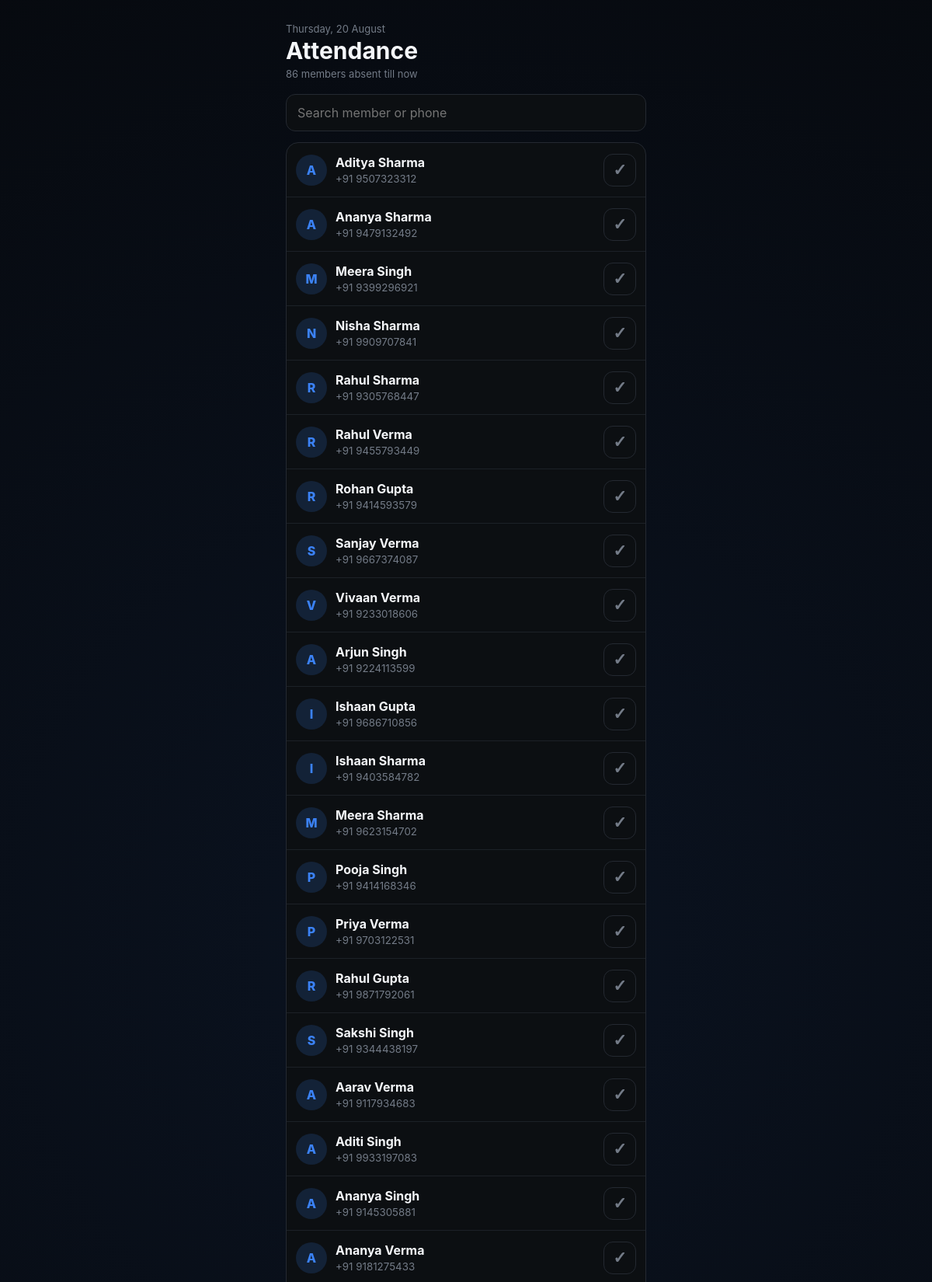
The app's page /attendance (signed in, upper part) with its own data.
### models.py (models this page shows, shortened)
class Member(db.Model):
    __tablename__ = "member"
    id = db.Column(db.Integer, primary_key=True)
    owner_id = db.Column(
        db.Integer,
        db.ForeignKey("gym_owner.id"),
        nullable=False,
        index=True
    )
    name = db.Column(db.String(100), nullable=False)
    address = db.Column(db.String(150), nullable=False)
    phone = db.Column(db.String(15), nullable=False)
    join_date = db.Column(db.Date, nullable=False)
    notes = db.Column(db.Text)
    membership_active = db.Column(db.Boolean, default=True, nullable=False)
    send_membership_reminder = db.Column(db.Boolean, default=True)
    current_plan_id = db.Column(
        db.Integer,
        db.ForeignKey("membership_plan.id")
    )
    current_plan = db.relationship("MembershipPlan", foreign_keys=[current_plan_id])
    membership_start = db.Column(db.Date)
    membership_expiry = db.Column(db.Date)
    memberships = db.relationship(
        "Membership",
        backref="member",
        lazy=True,
        cascade="all, delete-orphan"
    )
    attendance = db.relationship(
        "Attendance",
        backref="member",
        lazy=True,
        cascade="all, delete-orphan"
    )
    __table_args__ = (
        db.UniqueConstraint(
            "owner_id",
            "name",
            name="uq_owner_member_name"
        ),
    )

### routes/members.py (the view)
@members_bp.route("/attendance")
@login_required
def attendance():
    today = date.today()
    yesterday = today - relativedelta(days=1)
    now = datetime.now()
    members = Member.query.filter_by(owner_id=current_user.id).all()
    attendance_enabled_ids = {member.id for member in members if member.membership_active}
    today_attendance = {
        record.member_id: record
        for record in Attendance.query.join(Member).filter(
            Member.owner_id == current_user.id,
            Attendance.attendance_date == today,
        ).all()
    }
    yesterday_attendance = {
        record.member_id: record
        for record in Attendance.query.join(Member).filter(
            Member.owner_id == current_user.id,
            Attendance.attendance_date == yesterday,
        ).all()
    }
    def member_order(member):
        attendance_record = today_attendance.get(member.id)
        if member.id not in attendance_enabled_ids:
            status_rank = 2
        elif attendance_record is None:
            status_rank = 0
        else:
            status_rank = 1
        yesterday_record = yesterday_attendance.get(member.id)
        if yesterday_record:
            hour_distance = abs(yesterday_record.check_in.hour - now.hour)
            yesterday_rank = 0
        else:
            hour_distance = 99
            yesterday_rank = 1
        return status_rank, yesterday_rank, hour_distance, member.name.lower()
    ordered_members = sorted(members, key=member_order)
    return render_template(
        "attendance.html",
        members=ordered_members,
        attendance_by_member=today_attendance,
        today=today,
        attendance_enabled_ids=attendance_enabled_ids,
        active_unchecked=sum(m.id in attendance_enabled_ids and m.id not in today_attendance for m in members),
        active_page="attendance",
    )

### security.py (called while the page is built)
def csrf_token():
    token = session.get(CSRF_SESSION_KEY)
    if token is None:
        token = token_urlsafe(32)
        session[CSRF_SESSION_KEY] = token
    return token

### templates/attendance.html (shortened to what this page needs)
{% extends "components/base.html" %}
{% block head %}
<link rel="stylesheet" href="{{ url_for('static', filename='css/attendance.css') }}">
{% endblock %}
{% block body %}
<header class="attendance-header">
  <div>
    <p class="eyebrow">{{ today.strftime('%A, %d %B') }}</p>
    <h1>Attendance</h1>
    <p class="summary">{{ active_unchecked }} member{{ '' if active_unchecked == 1 else 's' }} absent till now</p>
  </div>
</header>
<div class="search-wrap">
  <input id="search" type="search" placeholder="Search member or phone" autocomplete="off">
</div>
<section class="member-list" aria-label="Member attendance list">
  {% for member in members %}
  {% set record = attendance_by_member.get(member.id) %}
  {% set attendance_enabled = member.id in attendance_enabled_ids %}
  <article class="attendance-member {% if not attendance_enabled %}inactive{% endif %}" data-member data-search-text="{{ (member.name ~ ' ' ~ member.phone ~ ' ' ~ member.address)|lower }}">
    <a class="member-profile" href="{{ url_for('members.member_details', member_id=member.id) }}">
      <span class="avatar">{{ member.name[0]|upper }}</span>
      <span class="member-copy">
        <strong>{{ member.name }}</strong>
        <small>{% if not member.membership_active %}Removed · {% endif %}+91 {{ member.phone }}</small>
      </span>
    </a>
    {% if record %}
    <div class="checked-in">
      <span>✓ {{ record.check_in.strftime('%I:%M %p') }}</span>
      <button type="button" class="attendance-toggle checked" data-remove-dialog="remove-{{ member.id }}" aria-label="Remove attendance for {{ member.name }}">✓</button>
    </div>
    <dialog class="confirm-dialog" id="remove-{{ member.id }}">
      <form method="post" action="{{ url_for('members.remove_check_in', member_id=member.id) }}">
        <input type="hidden" name="_csrf_token" value="{{ csrf_token() }}">
        <h2>Remove attendance?</h2>
        <p>Are you sure you want to unmark <strong>{{ member.name }}</strong> for today?</p>
        <div class="dialog-actions">
          <button type="button" class="cancel" data-close-dialog>Cancel</button>
          <button type="submit" class="remove">Yes, unmark</button>
        </div>
      </form>
    </dialog>
    {% elif attendance_enabled %}
    <form method="post" action="{{ url_for('members.check_in_member', member_id=member.id) }}">
      <button class="attendance-toggle" type="submit" aria-label="Mark {{ member.name }} present">✓</button>
    </form>
    {% else %}
    <span class="attendance-toggle" aria-label="Attendance unavailable">—</span>
    {% endif %}
  </article>
  {% else %}
  <p class="empty">No members yet. Add a member before recording attendance.</p>
  {% endfor %}
</section>
{% endblock %}

### static/css/base.css (style rules this page uses)
* { margin: 0; padding: 0; box-sizing: border-box; -webkit-tap-highlight-color: transparent; }
:root { --bg: #050608; --white: #f5f7fa; --muted: #737b87; --blue: #3b82f6; --green: #22c55e; --border: #20242b; --card: #0c0f12; --card2: #050505; --card3: #000000; --activity: #11151a; --navbg: rgba(5, 6, 8, 0.94); --iconbg: #15191e; --line: #1c2127; --cardborder: #242931; }
html { background: var(--bg); }
body { background: radial-gradient(circle at 50% 18%, rgba(59, 130, 246, 0.1), transparent 35%), var(--bg); color: var(--white); transition: background 0.35s, color 0.35s; font-family: -apple-system, BlinkMacSystemFont, "Segoe UI", Roboto, Arial, sans-serif; min-height: 100vh; overflow-x: hidden; }

### static/css/attendance.css (style rules this page uses)
.attendance-header { margin: 4px 0 18px; }
.attendance-header h1 { margin: 2px 0 4px; font-size: 30px; }
.eyebrow, .summary { color: var(--muted); margin: 0; font-size: 13px; }
.search-wrap { margin-bottom: 14px; }
#search { width: 100%; box-sizing: border-box; padding: 13px 14px; border: 1px solid var(--cardborder); border-radius: 12px; background: var(--card); color: var(--white); font: inherit; }
.member-list { border: 1px solid var(--cardborder); border-radius: 16px; overflow: hidden; background: var(--card); }
.attendance-member { min-height: 70px; display: flex; align-items: center; gap: 12px; padding: 10px 12px; border-bottom: 1px solid var(--line); }
.member-profile { min-width: 0; flex: 1; display: flex; align-items: center; gap: 11px; color: inherit; text-decoration: none; }
.avatar { width: 40px; height: 40px; flex: 0 0 40px; border-radius: 50%; display: grid; place-items: center; background: rgba(59, 130, 246, .16); color: var(--blue); font-weight: 800; }
.member-copy { min-width: 0; display: grid; gap: 3px; }
.member-copy strong { overflow: hidden; text-overflow: ellipsis; white-space: nowrap; }
.member-copy small { color: var(--muted); }
.attendance-toggle { width: 42px; height: 42px; border: 1px solid var(--cardborder); border-radius: 12px; background: transparent; color: var(--muted); font-size: 21px; font-weight: 800; cursor: pointer; }

### records on screen
Member: name "A", name "Aditya Sharma", phone "9507323312"
Member: name "A", name "Ananya Sharma", phone "9479132492"
Member: name "M", name "Meera Singh", phone "9399296921"
Member: name "N", name "Nisha Sharma", phone "9909707841"
Member: name "R", name "Rahul Sharma", phone "9305768447"
Member: name "R", name "Rahul Verma", phone "9455793449"
Member: name "R", name "Rohan Gupta", phone "9414593579"
Member: name "S", name "Sanjay Verma", phone "9667374087"
Member: name "V", name "Vivaan Verma", phone "9233018606"
Member: name "A", name "Arjun Singh", phone "9224113599"
Member: name "I", name "Ishaan Gupta", phone "9686710856"
Member: name "I", name "Ishaan Sharma", phone "9403584782"
Member: name "M", name "Meera Sharma", phone "9623154702"
Member: name "P", name "Pooja Singh", phone "9414168346"
Member: name "P", name "Priya Verma", phone "9703122531"
Member: name "R", name "Rahul Gupta", phone "9871792061"
Member: name "S", name "Sakshi Singh", phone "9344438197"
Member: name "A", name "Aarav Verma", phone "9117934683"
Member: name "A", name "Aditi Singh", phone "9933197083"
Member: name "A", name "Ananya Singh", phone "9145305881"
Member: name "A", name "Ananya Verma", phone "9181275433"

### other values on screen
{{ active_unchecked }} "86"
{{ '' if active_unchecked == 1 else 's' }} "s"
